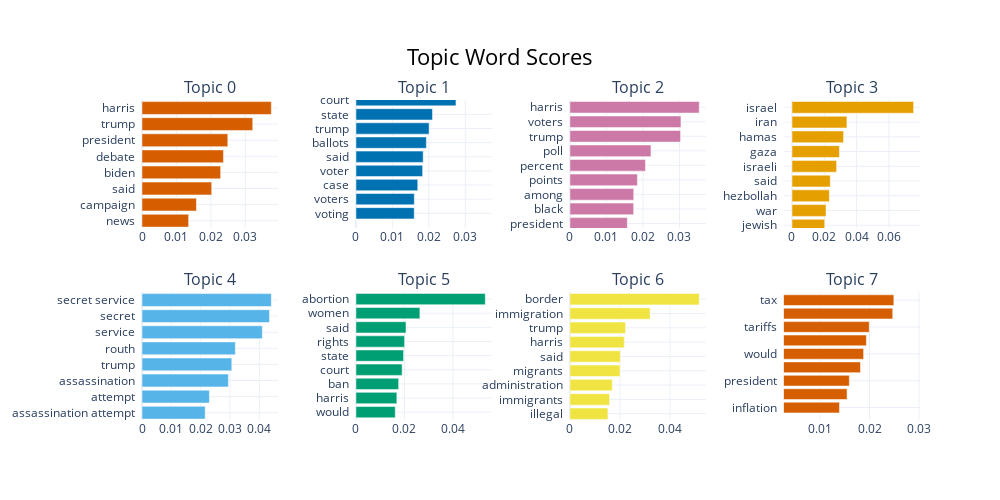

Notebook cell for this chart:
### Code cell
from sklearn.feature_extraction.text import CountVectorizer
from umap import UMAP
from hdbscan import HDBSCAN
from sentence_transformers import SentenceTransformer
from bertopic import BERTopic
from nltk.corpus import stopwords

# Combine title and text into a single content column, handling missing values
df = pd.read_pickle(r'C:\Users\Thales Henrique\Documents\openai\2024_11_06_2246_articles_database.pkl')
df['Content'] = df['Title'].fillna('') + ': ' + df['Main Text'].fillna('')
data = df['Content'].tolist()

# UMAP with fixed random_state for stability
umap_model = UMAP(
    n_neighbors=10,
    n_components=3,
    min_dist=0.1,
    random_state=42
)

# HDBSCAN tuned for consistent clustering
hdbscan_model = HDBSCAN(
    min_cluster_size=100,
    min_samples=20,
    cluster_selection_epsilon=0.01,
    prediction_data=True,
    gen_min_span_tree=True
)

# Embedding model
embedding_model = SentenceTransformer('all-MiniLM-L6-v2')

# Vectorizer with fixed parameters
stopwords_list = list(stopwords.words('english'))
vectorizer_model = CountVectorizer(
    ngram_range=(1, 2),
    stop_words=stopwords_list,
    max_features=10000
)

# BERTopic with updated components
model = BERTopic(
    umap_model=umap_model,
    hdbscan_model=hdbscan_model,
    embedding_model=embedding_model,
    vectorizer_model=vectorizer_model,
    top_n_words=10,
    language='english',
    calculate_probabilities=True,
    verbose=True
)

# Fit the model
topics, probs = model.fit_transform(data)
model.visualize_barchart(n_words=10)

### Figure 1 — Plotly figure (JSON) as saved in the notebook; plotly's stock layout.template omitted (floating-point values rounded to 4 significant figures)
{"data": [{"marker": {"color": "#D55E00"}, "orientation": "h", "type": "bar", "x": [0.01304, 0.01314, 0.01354, 0.0158, 0.02024, 0.02284, 0.02366, 0.02491, 0.03215, 0.03756], "xaxis": "x", "y": ["kamala  ", "vice  ", "news  ", "campaign  ", "said  ", "biden  ", "debate  ", "president  ", "trump  ", "harris  "], "yaxis": "y"}, {"marker": {"color": "#0072B2"}, "orientation": "h", "type": "bar", "x": [0.016, 0.01602, 0.01697, 0.0183, 0.01845, 0.01933, 0.02008, 0.02102, 0.02745, 0.0355], "xaxis": "x2", "y": ["voting  ", "voters  ", "case  ", "voter  ", "said  ", "ballots  ", "trump  ", "state  ", "court  ", "election  "], "yaxis": "y2"}, {"marker": {"color": "#CC79A7"}, "orientation": "h", "type": "bar", "x": [0.01525, 0.01572, 0.01746, 0.01748, 0.01848, 0.02069, 0.02219, 0.0303, 0.0304, 0.03541], "xaxis": "x3", "y": ["polls  ", "president  ", "black  ", "among  ", "points  ", "percent  ", "poll  ", "trump  ", "voters  ", "harris  "], "yaxis": "y3"}, {"marker": {"color": "#E69F00"}, "orientation": "h", "type": "bar", "x": [0.01995, 0.02027, 0.02107, 0.02313, 0.02372, 0.02764, 0.02936, 0.03193, 0.03403, 0.0753], "xaxis": "x4", "y": ["biden  ", "jewish  ", "war  ", "hezbollah  ", "said  ", "israeli  ", "gaza  ", "hamas  ", "iran  ", "israel  "], "yaxis": "y4"}, {"marker": {"color": "#56B4E9"}, "orientation": "h", "type": "bar", "x": [0.01981, 0.01984, 0.02154, 0.02297, 0.02945, 0.03061, 0.03182, 0.04102, 0.04344, 0.04409], "xaxis": "x5", "y": ["president  ", "said  ", "assassination attempt  ", "attempt  ", "assassination  ", "trump  ", "routh  ", "service  ", "secret  ", "secret service  "], "yaxis": "y5"}, {"marker": {"color": "#009E73"}, "orientation": "h", "type": "bar", "x": [0.01523, 0.0162, 0.01686, 0.0176, 0.01904, 0.01963, 0.02005, 0.02063, 0.02636, 0.05332], "xaxis": "x6", "y": ["trump  ", "would  ", "harris  ", "ban  ", "court  ", "state  ", "rights  ", "said  ", "women  ", "abortion  "], "yaxis": "y6"}, {"marker": {"color": "#F0E442"}, "orientation": "h", "type": "bar", "x": [0.01467, 0.01517, 0.01583, 0.01693, 0.02, 0.02015, 0.02172, 0.02223, 0.032, 0.05163], "xaxis": "x7", "y": ["country  ", "illegal  ", "immigrants  ", "administration  ", "migrants  ", "said  ", "harris  ", "trump  ", "immigration  ", "border  "], "yaxis": "y7"}, {"marker": {"color": "#D55E00"}, "orientation": "h", "type": "bar", "x": [0.01392, 0.01546, 0.01592, 0.01817, 0.0188, 0.01937, 0.01994, 0.02469, 0.02492, 0.02616], "xaxis": "x8", "y": ["inflation  ", "economic  ", "president  ", "economy  ", "would  ", "said  ", "tariffs  ", "harris  ", "tax  ", "trump  "], "yaxis": "y8"}], "layout": {"annotations": [{"font": {"size": 16}, "showarrow": false, "text": "Topic 0", "x": 0.0875, "xanchor": "center", "xref": "paper", "y": 1, "yanchor": "bottom", "yref": "paper"}, {"font": {"size": 16}, "showarrow": false, "text": "Topic 1", "x": 0.3625, "xanchor": "center", "xref": "paper", "y": 1, "yanchor": "bottom", "yref": "paper"}, {"font": {"size": 16}, "showarrow": false, "text": "Topic 2", "x": 0.6375, "xanchor": "center", "xref": "paper", "y": 1, "yanchor": "bottom", "yref": "paper"}, {"font": {"size": 16}, "showarrow": false, "text": "Topic 3", "x": 0.9125, "xanchor": "center", "xref": "paper", "y": 1, "yanchor": "bottom", "yref": "paper"}, {"font": {"size": 16}, "showarrow": false, "text": "Topic 4", "x": 0.0875, "xanchor": "center", "xref": "paper", "y": 0.4, "yanchor": "bottom", "yref": "paper"}, {"font": {"size": 16}, "showarrow": false, "text": "Topic 5", "x": 0.3625, "xanchor": "center", "xref": "paper", "y": 0.4, "yanchor": "bottom", "yref": "paper"}, {"font": {"size": 16}, "showarrow": false, "text": "Topic 6", "x": 0.6375, "xanchor": "center", "xref": "paper", "y": 0.4, "yanchor": "bottom", "yref": "paper"}, {"font": {"size": 16}, "showarrow": false, "text": "Topic 7", "x": 0.9125, "xanchor": "center", "xref": "paper", "y": 0.4, "yanchor": "bottom", "yref": "paper"}], "dragmode": "pan", "height": 500, "hoverlabel": {"bgcolor": "white", "font": {"family": "Rockwell", "size": 16}}, "showlegend": false, "title": {"font": {"color": "Black", "size": 22}, "text": "Topic Word Scores", "x": 0.5, "xanchor": "center", "yanchor": "top"}, "width": 1000, "xaxis": {"anchor": "y", "autorange": true, "domain": [0, 0.175], "range": [0, 0.03953], "showgrid": true, "showspikes": false, "type": "linear"}, "xaxis2": {"anchor": "y2", "autorange": false, "domain": [0.275, 0.45], "range": [0, 0.03737], "showgrid": true, "showspikes": false, "type": "linear"}, "xaxis3": {"anchor": "y3", "autorange": false, "domain": [0.55, 0.725], "range": [0, 0.03727], "showgrid": true, "showspikes": false, "type": "linear"}, "xaxis4": {"anchor": "y4", "autorange": false, "domain": [0.825, 1], "range": [-0.005031, 0.07926], "showgrid": true, "showspikes": false, "type": "linear"}, "xaxis5": {"anchor": "y5", "autorange": true, "domain": [0, 0.175], "range": [0, 0.04641], "showgrid": true, "showspikes": false, "type": "linear"}, "xaxis6": {"anchor": "y6", "autorange": false, "domain": [0.275, 0.45], "range": [0, 0.05613], "showgrid": true, "showspikes": false, "type": "linear"}, "xaxis7": {"anchor": "y7", "autorange": true, "domain": [0.55, 0.725], "range": [0, 0.05434], "showgrid": true, "showspikes": false, "type": "linear"}, "xaxis8": {"anchor": "y8", "autorange": false, "domain": [0.825, 1], "range": [0.002671, 0.03021], "showgrid": true, "showspikes": false, "type": "linear"}, "yaxis": {"anchor": "x", "autorange": false, "domain": [0.6, 1], "range": [1.545, 9.5], "showgrid": true, "showspikes": false, "type": "category"}, "yaxis2": {"anchor": "x2", "autorange": false, "domain": [0.6, 1], "range": [-1.04, 8.014], "showgrid": true, "showspikes": false, "type": "category"}, "yaxis3": {"anchor": "x3", "autorange": false, "domain": [0.6, 1], "range": [0.6842, 9.5], "showgrid": true, "showspikes": false, "type": "category"}, "yaxis4": {"anchor": "x4", "autorange": false, "domain": [0.6, 1], "range": [0.8116, 9.5], "showgrid": true, "showspikes": false, "type": "category"}, "yaxis5": {"anchor": "x5", "autorange": false, "domain": [0, 0.4], "range": [1.545, 9.5], "showgrid": true, "showspikes": false, "type": "category"}, "yaxis6": {"anchor": "x6", "autorange": false, "domain": [0, 0.4], "range": [0.4454, 9.5], "showgrid": true, "showspikes": false, "type": "category"}, "yaxis7": {"anchor": "x7", "autorange": false, "domain": [0, 0.4], "range": [0.5622, 9.5], "showgrid": true, "showspikes": false, "type": "category"}, "yaxis8": {"anchor": "x8", "autorange": false, "domain": [0, 0.4], "range": [-0.9274, 8.606], "showgrid": true, "showspikes": false, "type": "category"}}}
